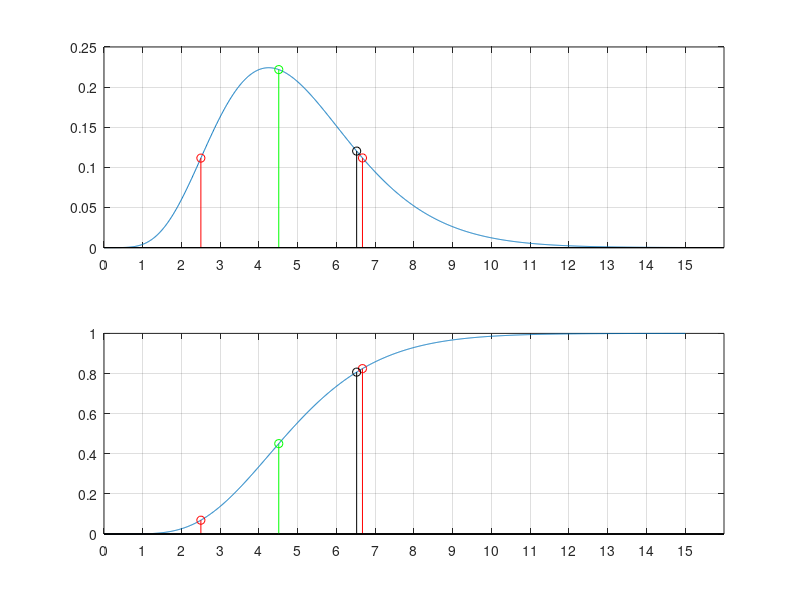

The MATLAB source for this figure:

% t0=2.5;
% t1=8;
% ti0=1.5;
% ti1=3;
close all;
clear all;

x_max=15;
x=0:0.01:x_max;
m=4.975;s=1.175;
a=m*s*s;b=1/(s*s);
pd=makedist('Gamma','a',a,'b',b);
pdf_x=pdf(pd,x);
cdf_x=cdf(pd,x);
[~,idx_max]=max(pdf_x);
[~,idx_0] = min(abs(pdf_x(1:idx_max)-pdf_x(idx_max)/2));
[~,idx_2] = min(abs(pdf_x(idx_max:end)-pdf_x(idx_max)/2));
z = sum(pdf_x)*pdf_x.^.7/sum(pdf_x.^.7);
idx_2 = idx_2+idx_max;
t0 = x(idx_0);
ps =.45;
[~,idx_1] = min(abs(cdf_x-ps));
t1 = x(idx_1);
t2 = x(idx_2);
t_pre=t1-t0;
t_inf=t2-t0;
fprintf('T_pre: %2.4f\n',t_pre);
fprintf('T_inf: %2.4f\n',t_inf);
test = 2;
[~,t_idx] = min(abs(x(idx_1:end)-(t1+test)));
t_idx = t_idx+idx_1;
loss = cdf_x(t_idx);
fprintf('Loss (test=offset+2): %2.4f\n',loss);
cdf_x=cdf(pd,x);
subplot(2,1,1)
plot(x,pdf_x); xticks([0:x_max]);grid on;
hold on;
stem(x(idx_0),pdf_x(idx_0),'r');
stem(x(idx_2),pdf_x(idx_2),'r');
stem(x(idx_1),pdf_x(idx_1),'g');
stem(x(t_idx),pdf_x(t_idx),'k');
subplot(2,1,2)
plot(x,cdf_x); xticks([0:x_max]);grid on;
hold on;
stem(x(idx_0),cdf_x(idx_0),'r');
stem(x(idx_2),cdf_x(idx_2),'r');
stem(x(idx_1),cdf_x(idx_1),'g');
stem(x(t_idx),cdf_x(t_idx),'k');